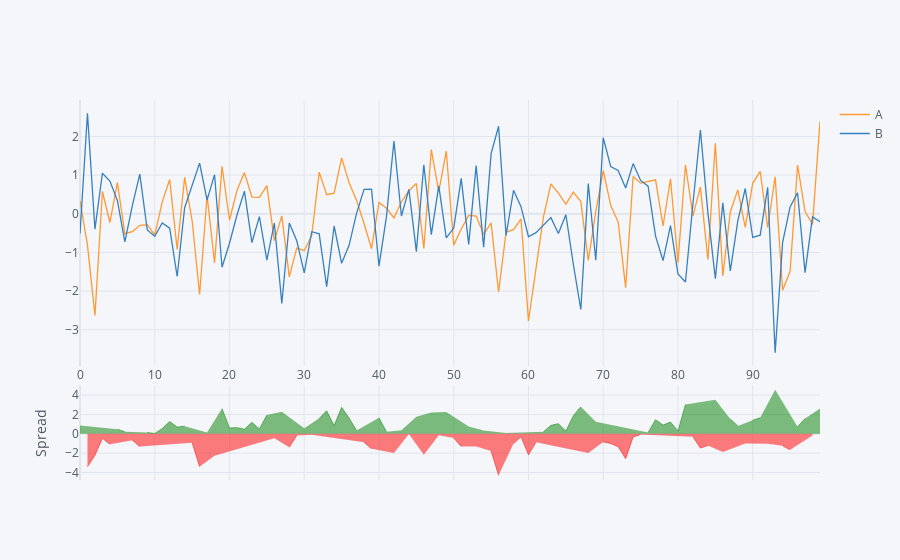

This figure's notebook cell:
### Code cell
df[['A', 'B']].iplot(kind='spread')
